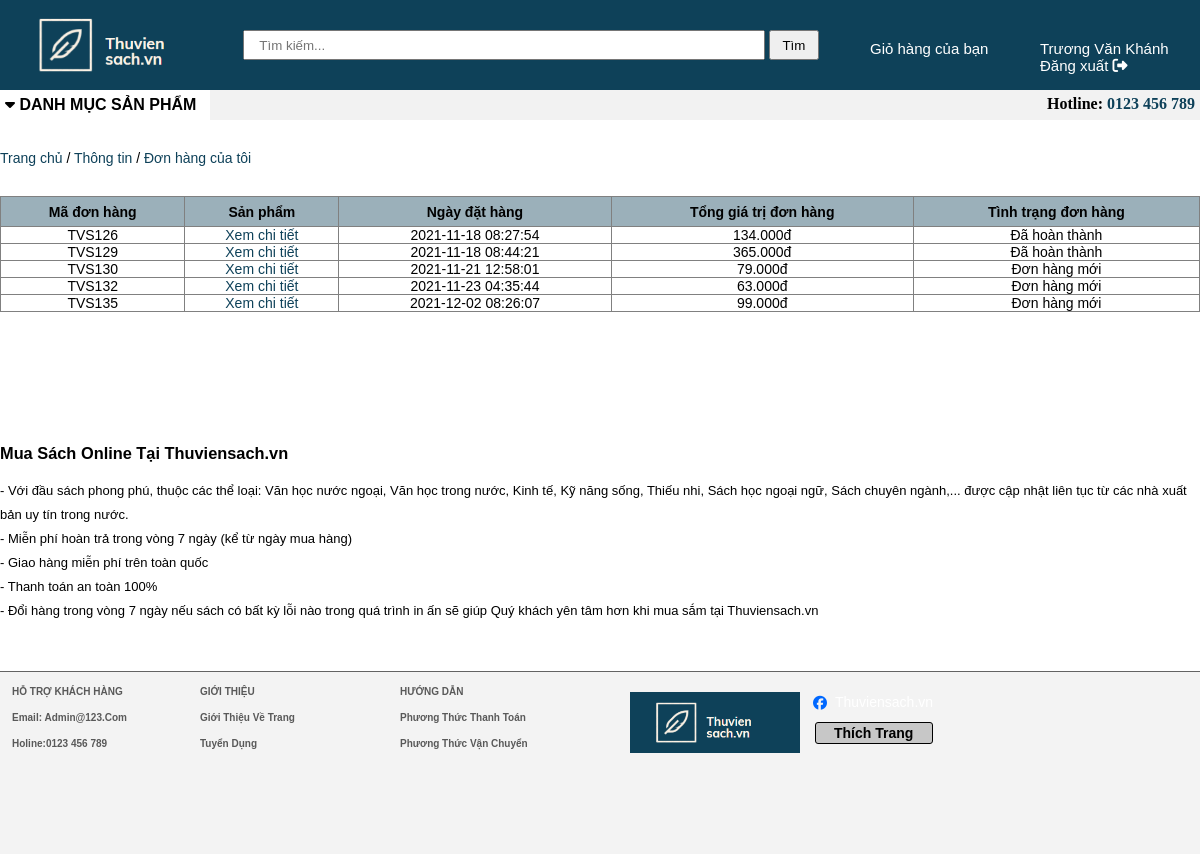
The page /index.php?act=mybill (signed in) on the database its author committed.
### tables this page shows
CREATE TABLE `donhang` (
  `iddonhang` int(11) NOT NULL,
  `iduser` int(11) NOT NULL DEFAULT 0,
  `gender` varchar(20) NOT NULL,
  `fullname` varchar(255) NOT NULL,
  `phone` int(11) NOT NULL,
  `diachi` varchar(255) NOT NULL,
  `pttt` tinyint(1) NOT NULL DEFAULT 1 COMMENT '1. Thanh toán khi nhận hàng\r\n2. Chuyển khoản ngân hàng',
  `ngaydathang` datetime NOT NULL,
  `tongdonhang` int(11) NOT NULL DEFAULT 0,
  `trangthaidh` tinyint(1) NOT NULL DEFAULT 1 COMMENT '1. Đơn hàng mới 2.Đang xử lý\r\n3. Đang giao\r\n4.Hoàn '
);

### model/viewcart.php (called while the page is built, shortened)
<?php
    function loadall_bill($iduser){
        $sql = "SELECT * FROM donhang WHERE  iduser=".$iduser;
        $listbill = pdo_query($sql);
        return $listbill;
    }
    function get_ttdh($n){
        switch ($n) {
            case '1':
                $tt = "Đơn hàng mới";
                break;
            case '4':
                $tt = "Đã hoàn thành";
                break;
        }
        return $tt;
    }
?>

### model/pdo.php (called while the page is built, shortened)
<?php
function pdo_get_connection(){
    $dburl = "mysql:host=localhost;dbname=thuviensach;charset=utf8";
    $username = 'root';
    $password = '';
    $conn = new PDO($dburl, $username, $password);
    $conn->setAttribute(PDO::ATTR_ERRMODE, PDO::ERRMODE_EXCEPTION);
    return $conn;
}
function pdo_query($sql){
    $sql_args = array_slice(func_get_args(), 1);
    try{
        $conn = pdo_get_connection();
        $stmt = $conn->prepare($sql);
        $stmt->execute($sql_args);
        $rows = $stmt->fetchAll();
        return $rows;
    }
    catch(PDOException $e){
        throw $e;
    }
    finally{
        unset($conn);
    }
}

### view/cart/mybill.php (the view)
<div class="mybill">
<p class="titlegh"><a href="index.php">Trang chủ</a> / <a href="index.php?act=xemthongtin">Thông tin</a> / <a href="#">Đơn hàng của tôi</a></p>
    <table class="mybill" border="1">
        <tr>
            <th>Mã đơn hàng</th>
            <th>Sản phẩm</th>
            <th>Ngày đặt hàng</th>
            <th>Tổng giá trị đơn hàng</th>
            <th>Tình trạng đơn hàng</th>
        </tr>
        <?php
            if (is_array($listbill)) {
                foreach ($listbill as $bill) {
                    extract($bill);
                    $ttdh=get_ttdh($bill['trangthaidh']);
                    $ctdh="index.php?act=donhangct&iddonhang=".$iddonhang;
                    echo '<tr style="margin: 5px;">
                            <td align="center">TVS'.$bill['iddonhang'].'</td>
                            <td align="center"><a href="'.$ctdh.'">Xem chi tiết</a></td>
                            <td align="center">'.$bill['ngaydathang'].'</td>
                            <td align="center">'.$bill['tongdonhang'].'.000đ</td>
                            <td align="center">'.$ttdh.'</td>
                          </tr>';
                }
            }
        ?>
    </table>
</div>

### view/header.php (shortened to what this page needs)
<!DOCTYPE html>
<html>
<head>
	<link rel="stylesheet" type="text/css" href="view/css/style.css">
</head>
<body>
		<header>
			<div class="container-menu1">
				<div class="container1">
					<div class="logo">
						<li><a href="index.php"><img src="./view/img/low-res-logo.png" width="250px"></a></li>
					</div>
					<div class="search">
						<form action="index.php?act=sanpham" method="post">
						<li>
							<input type="text" name="kyw" placeholder="Tìm kiếm...">
							<input type="submit" name="timkiem" value="Tìm" id="btntim">
						</li>
						</form>
					</div>
					<div class="orther">
						<li  class="orther-bag"><a href="index.php?act=showcart">Giỏ hàng của bạn <i class="fal fa-shopping-basket"></i></a></li>
						<?php
							if(isset($_SESSION['check'])){
								extract($_SESSION['check']);
						?>
							<li>
								<a href="index.php?act=xemthongtin"><?=$fullname?></a><br>
								<a href="index.php?act=thoat">Đăng xuất <i class="fas fa-sign-out-alt"></i></a>
							</li>
						<?php
							}
						?>
					</div>
				</div>
			</div>
		</header>
			<div class="container-menu2">
					<div class="container2">
					<div class="container-danhmuc">
						<li><i class="fas fa-caret-down"></i> <b>DANH MỤC SẢN PHẨM</b></li>
					</div>
					<div class="hotline">
							<li><span style="color: #000000;">Hotline: </span> 0123 456 789</li>
					</div>
				</div>
			</div>

### index.php (shortened to what this page needs)
<?php
    include "view/header.php";
    include "model/pdo.php";
    include "model/viewcart.php";
    if (isset($_GET['act'])) {
        $act = $_GET['act'];
        switch ($act) {
            case 'mybill':
                $listbill = loadall_bill($_SESSION['check']['id']);
                include "view/cart/mybill.php";
                break;
        }
    }else{
        include "view/main.php";
    }
    include "view/footer.php";
?>

### view/footer.php
<br><br><div class="container-footer-menu">
			<div class="footer-menu">
				<div class="footertop">
					<h3>Mua Sách Online Tại Thuviensach.vn </h3><br>
					<span class="textfooter">
					<p>- Với đầu sách phong phú, thuộc các thể loại: Văn học nước ngoại, Văn học trong nước, Kinh tế, Kỹ năng sống, Thiếu nhi, Sách học ngoại ngữ, Sách chuyên ngành,... được cập nhật liên tục từ các nhà xuất bản uy tín trong nước. </p>
					 - Miễn phí hoàn trả trong vòng 7 ngày (kể từ ngày mua hàng) <br>
					- Giao hàng miễn phí trên toàn quốc <br>
					- Thanh toán an toàn 100% <br>
					- Đổi hàng trong vòng 7 ngày nếu sách có bất kỳ lỗi nào trong quá trình in ấn sẽ giúp Quý khách yên tâm hơn khi mua sắm tại Thuviensach.vn
					</span>
					<br> <br> <br> <br>
				</div>
				<div class="footerbot">
					<div class="content-footer">
						<ul>
						<li style="padding-left: 12px;" class="group-footer">
							HỖ TRỢ KHÁCH HÀNG
							<ul>
								<li class="group-footer">Email: admin@123.com
								<ul>
									<li class="group-footer" >Holine:<b>0123 456 789</b></li>
								</ul>
							</li>
							</ul>
						</li>
						<li class="group-footer">
							GIỚI THIỆU
							<ul>
								<li class="group-footer"><a href="./gioi-thieu.html">Giới thiệu về trang</a>
									<ul>
											<li class="group-footer"><a href="./tuyendung.html">tuyển dụng</a></li>
									</ul>
								</li>
							</ul>
						</li>
						<li class="group-footer">
						HƯỚNG DẪN
							<ul>
								<li class="group-footer"><a href="./phuongthucthanhtoan.html">Phương thức thanh toán</a>
									<ul>
										<li class="group-footer"><a href="./phuongthucvanchuyen.html">Phương thức vận chuyển</a></li>
									</ul>
								</li>
							</ul>
						</li>
						</ul>
					</div>
						<div class="content-group-facebook">
						<div class="content-group">
							<div class="group-facebook">
								<div class="logo-gr-faceook-top">
									<a href="#"><img style="width: 170px;" src="./view/img/low-res-logo.png" style="width: 100px; margin-top: 10px;"></a>
								</div>
								<div class="logo-gr-faceook-bot">
									<a style="color: white; margin-left: 5px;" href="#"> <i style=" margin-top: 4px; width: 30px; color: #0068FF;" class="fab fa-facebook"></i>Thuviensach.vn</a>
									<a id="btnthichtrang" href="#">Thích Trang </a>
								</div>
							</div>
						</div>
						</div>
				</div>
			</div>
		</div>

### view/css/style.css (style rules this page uses)
* { margin: 0; padding: 0; box-sizing: border-box; -webkit-box-sizing: border-box; -moz-box-sizing: border-box; }
body { font-family: Helvetica, Arial, sans-serif; font-size: 14px; }
header { max-width: 100%; position: sticky; left: 0; right: 0; top: 0; z-index: 9999; }
ul { list-style: none; }
li { list-style: none; }
a { text-decoration: none; }
.container-menu1 { max-width: 100%; background-color: #0e4159; }
.container-menu2 { top: 96px; background-color: #f2f2f2; height: 30px; }
.container1 { width: 1200px; display: flex; background-color: #0e4159; margin: auto; }
.container1 li { list-style: none; }
.logo { flex: 20%; }
.logo img { width: 100%; padding: 5px; }
.search { flex: 52%; margin-left: 10px; }
.search li input { width: 86%; margin-top: 30px; height: 30px; outline: none; padding-left: 14px; }
#btntim { width: 50px; padding-left: 0px; }
.orther { flex: 30%; display: flex; font-size: 15px; right: 10px; }
.orther-bag { width: 170px; }
.orther li { padding-top: 40px; }
.orther li a { color: white; margin-left: 20px; text-decoration: none; }
.container2 { width: 1200px; display: flex; background-color: #f2f2f2; margin: auto; }
.container-danhmuc { float: left; width: 210px; padding: 6px 5px 6px 5px; font-size: 16px; background-color: white; position: relative; }
.container-danhmuc li { line-height: 18px; display: block; padding: 0; margin: 0; }
.hotline { flex: 1; font-family: "Times New Roman", Times, serif; font-size: 16px; font-weight: bold; padding: 5px 5px 0 20px; background-color: left 8px no-repea; }
.hotline li { float: right; color: #0e4159; }
img { vertical-align: middle; }
.container-footer-menu { width: 100%; margin: 0 auto; }
.textfooter { line-height: 24px; font-size: 13px; }
.footer-menu { width: 100%; height: 370px; margin: 0 auto; }
.footertop { width: 1200px; margin: auto; }
.footerbot { width: 100%; background-color: #f2f2f2; }
.content-footer { width: 1200px; margin: auto; border-bottom: 1px solid rgb(99, 99, 99); }
.content-footer ul li { width: 200px; margin: 0 auto; margin-top: 5px; font-family: Verdana, Arial, Helvetica, sans-serif; }
.group-footer { text-transform: capitalize; width: 17%; float: left; font-weight: bold; padding: 10px 0; color: #595959; font-size: 10px; }
.group-footer ul li a { color: #595959; font-weight: bold; }
.content-group-facebook { background-color: rgb(243, 243, 243); padding-top: 10px; height: 13em; }
.content-group { display: flex; }
.group-facebook { display: flex; height: 130px; width: 600px; padding-left: 30px; background: url(http://pixel.nymag.com/imgs/daily/intelligencer/2014/04/11/11-bookstores-6-three-lives-2.w1200.h630.jpg) no-repeat; }
.group-facebook a { display: flex; margin-left: 0px; margin-top: 10px; line-height: 20px; }
.logo-gr-faceook-bot a i { text-align: center; }
#btnthichtrang { margin: 10px 0px 0px 15px; color: black; font-weight: bolder; background-color: rgb(199, 199, 199); padding-left: 18px; border: 1px solid #000000; border-radius: 3px; }
a { color: #0e4159; }
.titlegh { width: 1200px; margin: auto; margin-bottom: 15px; margin-top: 20px; }
.mybill { width: 1200px; margin: auto; margin-top: 30px; margin-bottom: 100px; border-collapse: collapse; }
.mybill th { height: 30px; background: #0e415969; }

### rows shown on the page
donhang: iddonhang "126", ngaydathang "2021-11-18 08:27:54", tongdonhang "134", trangthaidh "Đã hoàn thành"
donhang: iddonhang "129", ngaydathang "2021-11-18 08:44:21", tongdonhang "365", trangthaidh "Đã hoàn thành"
donhang: iddonhang "130", ngaydathang "2021-11-21 12:58:01", tongdonhang "79", trangthaidh "Đơn hàng mới"
donhang: iddonhang "132", ngaydathang "2021-11-23 04:35:44", tongdonhang "63", trangthaidh "Đơn hàng mới"
donhang: iddonhang "135", ngaydathang "2021-12-02 08:26:07", tongdonhang "99", trangthaidh "Đơn hàng mới"

### other values the page prints
$fullname "Trương Văn Khánh"
